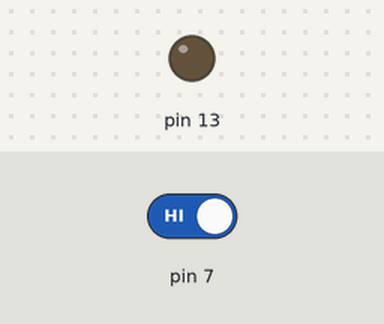
Bench run of a sketch on a simulated Arduino Uno, built with avr-gcc and run on an emulated ATmega328P. Shown: output pins drawn as LEDs (lit = HIGH). The inputs (shaded band) are chosen by the test bench; at power-on: pin 7 HIGH.

Above: at 1.2 s.
1.3 s: pin 7 driven LOW
At 1.8 s:
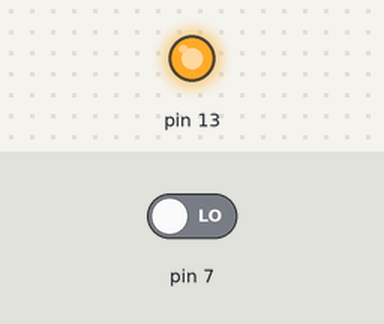
2.8 s: pin 7 driven HIGH
At 4.1 s:
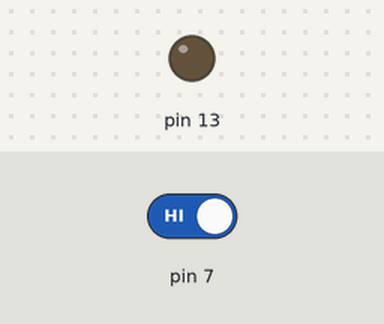
Timing chart, 0 to 5.8 s (numbered marks = the images above; inputs shaded):
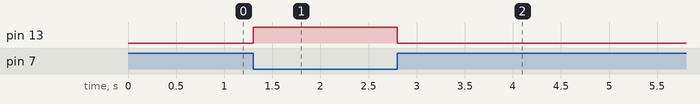

The sketch:

pushButtonComLed.ino
```cpp
// C++ code
//
void setup()
{
  pinMode(7, INPUT);
  pinMode(13, OUTPUT);
}

void loop()
{
  if(digitalRead(7)==LOW)
    digitalWrite(13, HIGH);
  else
    digitalWrite(13,LOW);
}
```

Measured:
- after the input at 1.3 s, pin 13: LOW → HIGH at once
- after the input at 2.8 s, pin 13: HIGH → LOW at once
